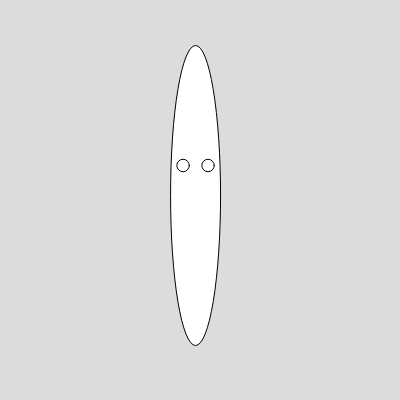
Frame 1 (no input)
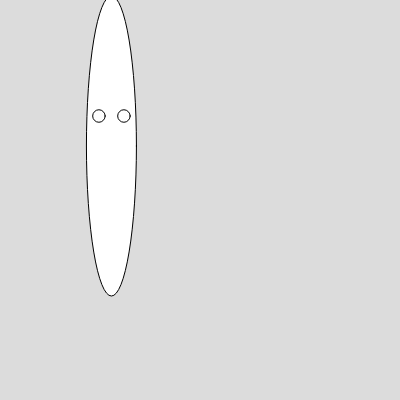
Frame 60 (no input)
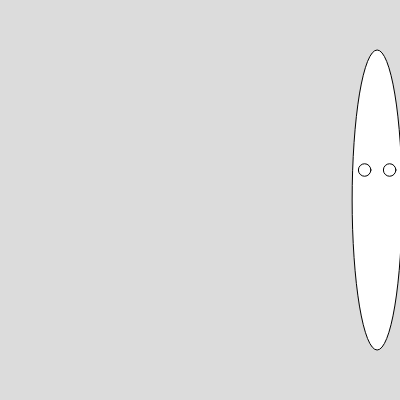
Frame 120 (the mouse pressed at the canvas centre since frame 60)

The p5.js sketch that drew these frames (run headless with seeded random() and noise() and a simulated clock; from frame 60 on, the mouse is pressed at the canvas centre):

// p5.js sketch
// ── sketch.js
let face;
function setup() {
  createCanvas(400, 400);
  face = new Face(200,200,50,300);
  
}

function draw() {
  background(220);
  face.update();
  face.display();
}



class Face {
  constructor(x,y,w,h){
  this.x = x;
    this.y = y;
    this.w = w;
    this.h = h;
    this.speedx = random(3,5)*random([-1,1]);
    this.speedy = random(3,5)*random([-1,1]);
  }
  
  checkEdges(){
    if (this.x<this.w/2 ||  this.x > width - this.w/2){
      this.speedx = -this.speedx;
    }
   if (this.y<this.h/2 ||  this.y > height - this.h/2){
      this.speedy = -this.speedy;
    }
  }
  
  update(){
    this.checkEdges();
    this.x = this.x + this.speedx;
    this.y = this.y+ this.speedy;
  }
  
  display(){
    ellipse(this.x,this.y,this.w,this.h);
    circle(this.x-this.w/4,this.y-this.h/10,this.w/4);
    circle(this.x+this.w/4,this.y-this.h/10,this.w/4);
  }
}
